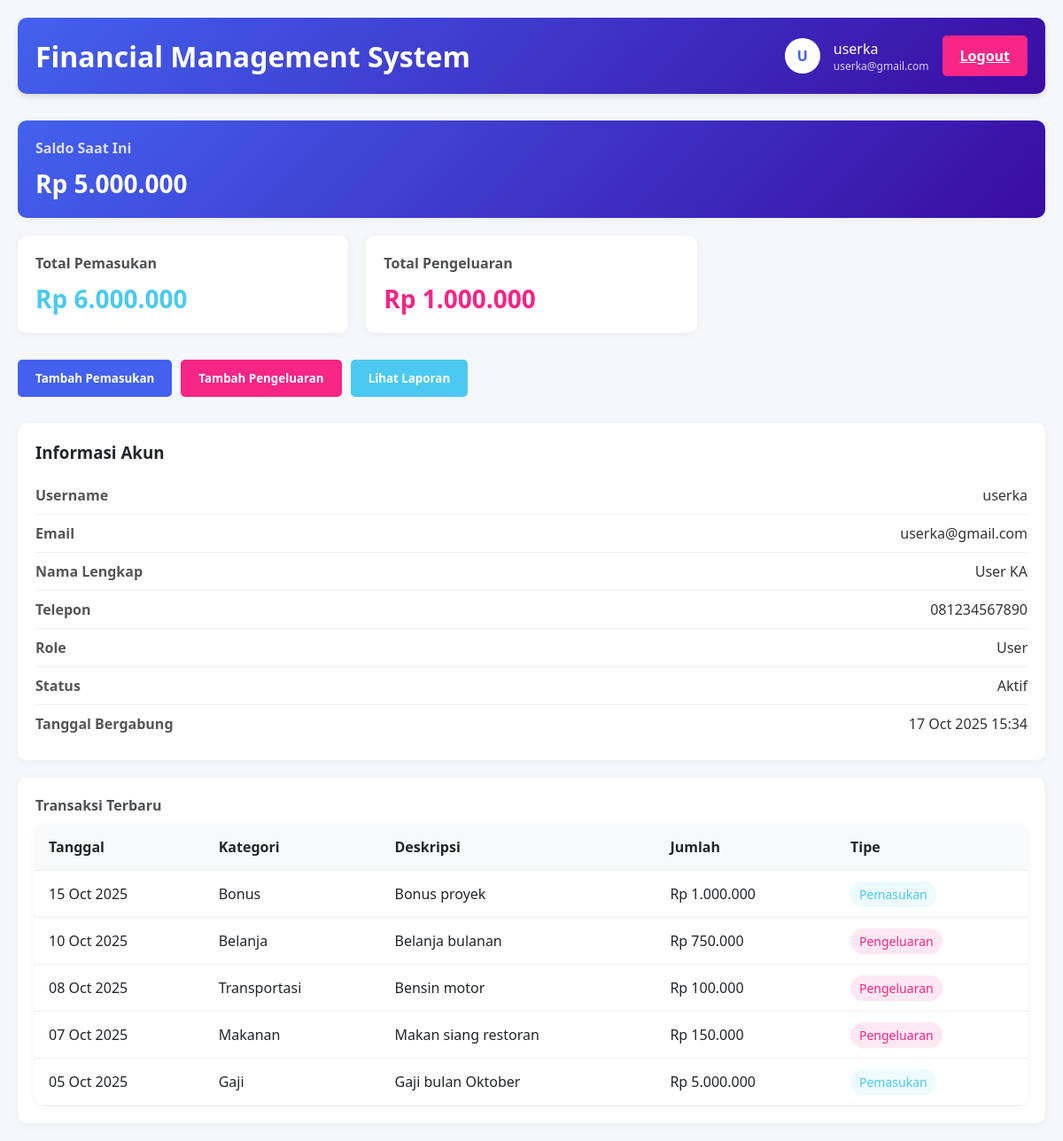
Screenshot of /dashboard.php (signed in) with the database file from the repository.
### tables this page shows
CREATE TABLE `user_profiles` (
  `id` int(11) NOT NULL,
  `user_id` int(11) NOT NULL,
  `full_name` varchar(255) DEFAULT NULL,
  `phone` varchar(20) DEFAULT NULL,
  `address` text DEFAULT NULL,
  `birth_date` date DEFAULT NULL,
  `created_at` timestamp NULL DEFAULT current_timestamp(),
  `updated_at` timestamp NOT NULL DEFAULT current_timestamp() ON UPDATE current_timestamp()
);

CREATE TABLE `user` (
  `id` int(11) NOT NULL,
  `username` varchar(100) NOT NULL,
  `email` varchar(255) NOT NULL,
  `password` varchar(255) NOT NULL,
  `role` enum('user','admin') DEFAULT 'user',
  `is_active` tinyint(1) DEFAULT 1,
  `created_at` timestamp NULL DEFAULT current_timestamp(),
  `update_at` timestamp NOT NULL DEFAULT current_timestamp() ON UPDATE current_timestamp()
);

CREATE TABLE `transactions` (
  `id` int(11) NOT NULL,
  `user_id` int(11) NOT NULL,
  `category_id` int(11) NOT NULL,
  `amount` decimal(15,2) NOT NULL,
  `description` text DEFAULT NULL,
  `transaction_date` date NOT NULL,
  `type` enum('income','expense') NOT NULL,
  `created_at` timestamp NULL DEFAULT current_timestamp(),
  `updated_at` timestamp NOT NULL DEFAULT current_timestamp() ON UPDATE current_timestamp()
);

CREATE TABLE `categories` (
  `id` int(11) NOT NULL,
  `name` varchar(100) NOT NULL,
  `type` enum('income','expense') NOT NULL,
  `description` text DEFAULT NULL,
  `created_at` timestamp NULL DEFAULT current_timestamp(),
  `updated_at` timestamp NOT NULL DEFAULT current_timestamp() ON UPDATE current_timestamp()
);

### dashboard.php (the view, shortened to what this page needs)
<?php
include 'config.php';
$user_id = $_SESSION['user_id'];
$user_sql = "SELECT u.*, up.full_name, up.phone, up.address, up.birth_date
             FROM user u
             LEFT JOIN user_profiles up ON u.id = up.user_id
             WHERE u.id = ?";
$user_stmt = $conn->prepare($user_sql);
$user_stmt->bind_param("i", $user_id);
$user_stmt->execute();
$user_result = $user_stmt->get_result();
$user = $user_result->fetch_assoc();
$transactions_sql = "SELECT t.*, c.name as category_name
                     FROM transactions t
                     JOIN categories c ON t.category_id = c.id
                     WHERE t.user_id = ?
                     ORDER BY t.transaction_date DESC
                     LIMIT 5";
$transactions_stmt = $conn->prepare($transactions_sql);
$transactions_stmt->bind_param("i", $user_id);
$transactions_stmt->execute();
$transactions_result = $transactions_stmt->get_result();
$transactions = $transactions_result->fetch_all(MYSQLI_ASSOC);
$income_sql = "SELECT SUM(amount) as total FROM transactions WHERE user_id = ? AND type = 'income'";
$income_stmt = $conn->prepare($income_sql);
$income_stmt->bind_param("i", $user_id);
$income_stmt->execute();
$income_result = $income_stmt->get_result();
$total_income = $income_result->fetch_assoc()['total'] ?? 0;
$expense_sql = "SELECT SUM(amount) as total FROM transactions WHERE user_id = ? AND type = 'expense'";
$expense_stmt = $conn->prepare($expense_sql);
$expense_stmt->bind_param("i", $user_id);
$expense_stmt->execute();
$expense_result = $expense_stmt->get_result();
$total_expense = $expense_result->fetch_assoc()['total'] ?? 0;
$balance = $total_income - $total_expense;
?>
<!DOCTYPE html>
<html lang="id">
<head>
</head>
<body>
    <div class="container">
        <header>
            <div class="header-content">
                <h1>Financial Management System</h1>
                <div class="user-info">
                    <div class="user-avatar"><?php echo strtoupper(substr($user['username'], 0, 1)); ?></div>
                    <div>
                        <div id="username-display"><?php echo $user['username']; ?></div>
                        <div style="font-size:12px;opacity:0.8;"><?php echo $user['email']; ?></div>
                    </div>
                    <a href="?logout=true" class="btn btn-danger">Logout</a>
                </div>
            </div>
        </header>
        <div class="dashboard">
            <div class="card balance-card">
                <h3>Saldo Saat Ini</h3>
                <div class="amount">Rp <?php echo number_format($balance, 0, ',', '.'); ?></div>
            </div>
            <div class="card income">
                <h3>Total Pemasukan</h3>
                <div class="amount">Rp <?php echo number_format($total_income, 0, ',', '.'); ?></div>
            </div>
            <div class="card expense">
                <h3>Total Pengeluaran</h3>
                <div class="amount">Rp <?php echo number_format($total_expense, 0, ',', '.'); ?></div>
            </div>
        </div>
        <div class="actions">
            <button class="btn btn-primary" id="add-income">Tambah Pemasukan</button>
            <button class="btn btn-danger" id="add-expense">Tambah Pengeluaran</button>
            <button class="btn btn-success" id="view-report">Lihat Laporan</button>
        </div>
        <div class="info-card">
            <h3 style="margin-bottom: 15px;">Informasi Akun</h3>
            <div class="info-row">
                <span class="info-label">Username</span>
                <span class="info-value"><?php echo $user['username']; ?></span>
            </div>
            <div class="info-row">
                <span class="info-label">Email</span>
                <span class="info-value"><?php echo $user['email']; ?></span>
            </div>
            <div class="info-row">
                <span class="info-label">Nama Lengkap</span>
                <span class="info-value"><?php echo $user['full_name'] ? $user['full_name'] : '-'; ?></span>
            </div>
            <div class="info-row">
                <span class="info-label">Telepon</span>
                <span class="info-value"><?php echo $user['phone'] ? $user['phone'] : '-'; ?></span>
            </div>
            <div class="info-row">
                <span class="info-label">Role</span>
                <span class="info-value"><?php echo $user['role'] ? ucfirst($user['role']) : 'User'; ?></span>
            </div>
            <div class="info-row">
                <span class="info-label">Status</span>
                <span class="info-value"><?php echo $user['is_active'] ? 'Aktif' : 'Nonaktif'; ?></span>
            </div>
            <div class="info-row">
                <span class="info-label">Tanggal Bergabung</span>
                <span class="info-value"><?php echo date('d M Y H:i', strtotime($user['created_at'])); ?></span>
            </div>
        </div>
        <div class="card">
            <h3>Transaksi Terbaru</h3>
            <table>
                <thead>
                    <tr>
                        <th>Tanggal</th>
                        <th>Kategori</th>
                        <th>Deskripsi</th>
                        <th>Jumlah</th>
                        <th>Tipe</th>
                    </tr>
                </thead>
                <tbody>
                    <?php if (count($transactions) > 0): ?>
                        <?php foreach ($transactions as $transaction): ?>
                        <tr>
                            <td><?php echo date('d M Y', strtotime($transaction['transaction_date'])); ?></td>
                            <td><?php echo $transaction['category_name']; ?></td>
                            <td><?php echo $transaction['description']; ?></td>
                            <td>Rp <?php echo number_format($transaction['amount'], 0, ',', '.'); ?></td>
                            <td>
                                <span class="<?php echo $transaction['type'] === 'income' ? 'income-badge' : 'expense-badge'; ?>">
                                    <?php echo $transaction['type'] === 'income' ? 'Pemasukan' : 'Pengeluaran'; ?>
                                </span>
                            </td>
                        </tr>
                        <?php endforeach; ?>
                    <?php else: ?>
                        <tr>
                            <td colspan="5" style="text-align: center;">Belum ada transaksi</td>
                        </tr>
                    <?php endif; ?>
                </tbody>
            </table>
        </div>
    </div>
</body>
</html>

### dashboard.php (style rules this page uses)
:root { --primary:#4361ee;--secondary:#3a0ca3;--success:#4cc9f0;--danger:#f72585;--light:#f8f9fa;--dark:#212529; }
* { margin:0;padding:0;box-sizing:border-box;font-family:'Segoe UI', Tahoma, Geneva, Verdana, sans-serif; }
body { background-color:#f5f7fb;color:var(--dark); }
.container { max-width:1200px;margin:0 auto;padding:20px; }
header { background:linear-gradient(135deg,var(--primary),var(--secondary));color:white;padding:20px 0;border-radius:10px;margin-bottom:30px;box-shadow:0 4px 6px rgba(0,0,0,0.1); }
.header-content { display:flex;justify-content:space-between;align-items:center;padding:0 20px; }
.user-info { display:flex;align-items:center;gap:15px; }
.user-avatar { width:40px;height:40px;border-radius:50%;background-color:white;display:flex;align-items:center;justify-content:center;color:var(--primary);font-weight:bold; }
.dashboard { display:grid;grid-template-columns:1fr 1fr 1fr;gap:20px;margin-bottom:30px; }
.card { background:white;border-radius:10px;padding:20px;box-shadow:0 2px 10px rgba(0,0,0,0.05); }
.balance-card { background:linear-gradient(135deg,var(--primary),var(--secondary));color:white;grid-column:span 3; }
.card h3 { margin-bottom:10px;font-size:16px;opacity:0.8; }
.card .amount { font-size:28px;font-weight:bold; }
.income .amount { color:var(--success); }
.expense .amount { color:var(--danger); }
.actions { display:flex;gap:10px;margin-bottom:30px; }
.btn { padding:12px 20px;border:none;border-radius:5px;cursor:pointer;font-weight:600;transition:all 0.3s; }
.btn-primary { background-color:var(--primary);color:white; }
.btn-success { background-color:var(--success);color:white; }
.btn-danger { background-color:var(--danger);color:white; }
table { width:100%;border-collapse:collapse;background:white;border-radius:10px;overflow:hidden;box-shadow:0 2px 10px rgba(0,0,0,0.05); }
th,td { padding:15px;text-align:left;border-bottom:1px solid #eee; }
th { background-color:var(--light);font-weight:600; }
.income-badge { background-color:rgba(76,201,240,0.1);color:var(--success);padding:5px 10px;border-radius:20px;font-size:14px; }
.expense-badge { background-color:rgba(247,37,133,0.1);color:var(--danger);padding:5px 10px;border-radius:20px;font-size:14px; }
.info-card { background:white;border-radius:10px;padding:20px;box-shadow:0 2px 10px rgba(0,0,0,0.05);margin-bottom:20px; }
.info-row { display:flex;justify-content:space-between;padding:10px 0;border-bottom:1px solid #eee; }
.info-row:last-child { border-bottom:none; }
.info-label { font-weight:600;color:#555; }
.info-value { color:#333; }

### rows the page displays
user_profiles: user.username "U", user.username "userka", user.email "userka@gmail.com", full_name "User KA", phone "081234567890", user.role "User", user.created_at "17 Oct 2025 15:34"
transactions: transaction_date "15 Oct 2025", category.name "Bonus", description "Bonus proyek", amount "1.000.000", type "Pemasukan"
transactions: transaction_date "10 Oct 2025", category.name "Belanja", description "Belanja bulanan", amount "750.000", type "Pengeluaran"
transactions: transaction_date "08 Oct 2025", category.name "Transportasi", description "Bensin motor", amount "100.000", type "Pengeluaran"
transactions: transaction_date "07 Oct 2025", category.name "Makanan", description "Makan siang restoran", amount "150.000", type "Pengeluaran"
transactions: transaction_date "05 Oct 2025", category.name "Gaji", description "Gaji bulan Oktober", amount "5.000.000", type "Pemasukan"

### other values shown
$balance "5.000.000"
$total_income "6.000.000"
$total_expense "1.000.000"
